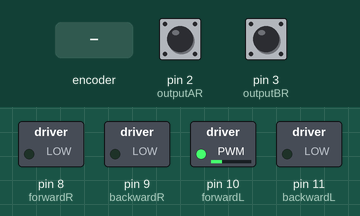
A sketch run on a simulated Arduino Uno, built with avr-gcc and run on an emulated ATmega328P. On the bench: switched loads named in the sketch (green lamp = pin HIGH). The inputs (shaded band) are chosen by the test bench; at power-on: pin 2 (outputAR) HIGH, pin 3 (outputBR) HIGH. What the sketch prints to the serial monitor is not drawn.

Above: at 1.2 s.
1.3 s: rotary encoder on pin 2 (outputAR) / pin 3 (outputBR) turned 2 steps (second pin leading)
4.7 s: rotary encoder on pin 2 (outputAR) / pin 3 (outputBR) turned 1 step (first pin leading)
Timing chart, 0 to 7.7 s (numbered marks = the images above; inputs shaded):
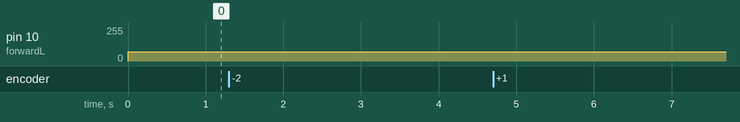

The sketch:

ID_Classic_PVO_CalVMet2_CENTRE_mps_echm_Good_Robolympix_2021.ino
```cpp
#include <SimpleTimer.h>
#include <util/atomic.h>

//Variables temps
volatile double Te = 0.1; //ms
volatile unsigned long t0Ri = 0, t0Li = 0, t1Ri = 0, t1Li = 0;
volatile double dtRi = 0, dtLi = 0;
volatile unsigned long t0R = 0, t0L = 0, t1R = 0, t1L = 0, t0 = 0, t1 = 0, t2 = 0;
volatile double prevdtL = 0, prevdtR = 0, dtR = 0, dtL = 0, dt = 0, mindtL = 88 / 1.0e6, mindtR = 68 / 1.0e6, mindt = 96 / 1.0e6, maxdtL = 31620 / 1.0e6, maxdtR = 39072 / 1.0e6, maxdt = 136884 / 1.0e6;
SimpleTimer timer;

//Variables stop
volatile boolean stopR = true, stopL = true;

//Variables encodeurs
#define outputAR 2
#define outputBR 3
#define outputAL 18
#define outputBL 19
volatile double Rdist = 0;
volatile double Ldist = 0;
volatile double dist = 0;
volatile double margePdist = 0.3;
volatile double margeNdist = -0.3;
volatile double margePerror = 0.6;
volatile double margeNerror = -0.6;
volatile double margePVerror = 1;
volatile double margeNVerror = -1;
volatile double margePOerror = 0.5;
volatile double margeNOerror = -0.5;
volatile double Rdisti = 0;
volatile double Ldisti = 0;
volatile double prevRdist = 0;
volatile double prevLdist = 0;
volatile double KR = (1024 * 2) / (PI * (8 / 1.0e2));
volatile double KL = (600 * 2) / (PI * (8 / 1.0e2));
volatile double distUnitR = (double)PI * 4 / 1024;
volatile double distUnitL = (double)PI * 4 / 600;

//Variables moteurs
#define forwardR 8
#define backwardR 9
#define forwardL 10
#define backwardL 11
volatile double pwmR = 0 ;
volatile double pwmL = 0 ;
volatile double vitesseLact = 0;
volatile double vitesseRact = 0;
volatile double vitesseOact = 0;
volatile double vitesseact = 0;
volatile double vitesseLactFilter = 0;
volatile double vitesseRactFilter = 0;
volatile double vitesseactFilter = 0;
volatile double prevVact = 0;
volatile double pwmRmax = 180;
volatile double pwmLmax = 180;
volatile double pwmRmin = 72;
volatile double pwmLmin = 72;


//Variables erreurs/commandes PIDposition
volatile double Rdistacc = 0;
volatile double Ldistacc = 0;
volatile double distacc = 0;
volatile double Rdistdec = 0;
volatile double Ldistdec = 0;
volatile double distdec = 0;
volatile double PIDP = 0;
volatile double Rcmd = 0;
volatile double Lcmd = 0;
volatile double cmd = 0;
volatile double error = 0;
volatile double preverror = 0;
volatile double sommeerror = 0;
volatile double derror = 0;

//Variables erreurs/commandes PIDvitesse
volatile double PIDV = 0;
volatile double vitesseRcmd = 0;
volatile double vitesseLcmd = 0;
volatile double vitesseOcmd = 0;
volatile double vitessecmd = 0;
volatile double vitesseRcmdmax = pwmRmax / 35;
volatile double vitesseRcmdmin = pwmRmin / 35;
volatile double vitesseLcmdmax = pwmLmax / 45;
volatile double vitesseLcmdmin = pwmLmin / 35;
volatile double Verror = 0;
volatile double prevVerror = 0;
volatile double sommeVerror = 0;
volatile double dVerror = 0;


//Variables PID orientation
volatile double pwmO = 0 ;
volatile double Oerror = 0;
volatile double prevOerror = 0;
volatile double sommeOerror = 0;
volatile double dOerror = 0;

bool inRange(volatile double val, volatile double minimum, volatile double maximum) {
  return ((minimum <= val) && (val <= maximum));
}

//Encoder functions
void ISRtrackAR() {
  Rdisti += (digitalRead(outputBR) == LOW) ? distUnitR : -distUnitR;
  t1Ri = micros();
  dtRi = ((double) (t1Ri - t0Ri) / 1.0e6);
  t0Ri = t1Ri;
}
void ISRtrackBR() {
  Rdisti += (digitalRead(outputAR) == LOW) ? -distUnitR : distUnitR;
  t1Ri = micros();
  dtRi = ((double) (t1Ri - t0Ri) / 1.0e6);
  t0Ri = t1Ri;
}

void ISRtrackAL() {
  Ldisti += ((digitalRead(outputBL) == LOW)) ? -distUnitL :  distUnitL;
  t1Li = micros();
  dtLi = ((double) (t1Li - t0Li) / 1.0e6);
  t0Li = t1Li;
}

void ISRtrackBL() {
  Ldisti += ((digitalRead(outputAL) == LOW)) ? distUnitL :  -distUnitL;
  t1Li = micros();
  dtLi = ((double) (t1Li - t0Li) / 1.0e6);
  t0Li = t1Li;
}

//Motor functions
void motorR(volatile double vR) {
  if (vR > 0) {
    analogWrite(forwardR, vR);
    analogWrite(backwardR, 0);
  }
  else {
    analogWrite(forwardR, 0);
    analogWrite(backwardR, -vR); //5.2
  }
}

void motorL(volatile double vL) {
  if (vL > 0) {
    analogWrite(forwardL, vL);
    analogWrite(backwardL, 0);
  }
  else {
    analogWrite(forwardL, 0);
    analogWrite(backwardL, -vL); //5.2
  }
}

//PID Position Parameters

volatile double kp = 0;
volatile double kd = 0;
volatile double ki = 0;

//PID vitesse Parameters


volatile double kpV = 0.1;        //153
volatile double kdV = 1.5;         //60
volatile double kiV = 0.000000001;      //0.001
//PID orientation Parameters

volatile double kpO = 2;
volatile double kdO = 8;
volatile double kiO = 0.000000001;


//2nd
//volatile double kpV = 0.0001;        //153
//volatile double kdV = 5;         //60
//volatile double kiV = 0.00000001;      //0.001
//volatile double kpO = 3;
//volatile double kdO = 5;
//volatile double kiO = 0.00000001;


///1st try
//volatile double kpO = 17;
//volatile double kdO = 33;
//volatile double kiO = 0.00000000001;

//Acceleration Parameters

float aR = 15; // cm / s²
float aL = 15; // cm / s²


void PIDvitesse() {
  if (!inRange(Verror, margeNVerror, margePVerror)) {
    sommeVerror += (double) (Verror / ((double)((dtR + dtL) / 2)));
    dVerror = (double) ((Verror - prevVerror) / ((double)((dtR + dtL) / 2)));
    prevVerror = Verror;
    PIDV = (double) (kpV * Verror) + (kdV * dVerror) + kiV * sommeVerror;
    vitesseRcmd = constrain(PIDV, vitesseRcmdmin, vitesseRcmdmax);
    vitesseLcmd = constrain(PIDV, vitesseLcmdmin, vitesseLcmdmax);
  }
  else {
    vitesseRcmd = 0;
    vitesseLcmd = 0;
  }
  vitessecmd = (vitesseRcmd + vitesseLcmd) / 2;
}

void PIDorientation() {
  Oerror = Rdist - Ldist;
  if (!inRange(error, margeNerror, margePerror) && !inRange(Oerror, margeNOerror, margePOerror)) {
    sommeOerror += (double) (Oerror / ((double)((dtR + dtL) / 2)));
    dOerror = (double) ((Oerror - prevOerror) / ((double)((dtR + dtL) / 2)));
    prevOerror = Oerror;
    vitesseOcmd = (double) (kpO * Oerror) + (kdO * dOerror) + kiO * sommeOerror;
  }
  else
    vitesseOcmd = 0;
  if (Oerror > margePOerror) {
    vitesseLcmd += vitesseOcmd;
    vitesseLcmd = constrain(vitesseLcmd, vitesseLcmdmin, vitesseLcmdmax);
  }
  else if (Oerror < margeNOerror) {
    vitesseRcmd += vitesseOcmd;
    vitesseRcmd = constrain(vitesseRcmd, vitesseRcmdmin, vitesseRcmdmax);
  }
  vitessecmd = (vitesseRcmd + vitesseLcmd) / 2;
}

void PIDposition() {
  prevLdist = Ldist;
  prevRdist = Rdist;
  prevVact = vitesseact;
  t1 = micros();
  dt = ((double) (t1 - t0)) / 1.0e6;
  if (!inRange(dt, mindtR, maxdt)) {
    dt = 0;
    vitesseRact = 0;
    vitesseLact = 0;
  }
  else {
    ATOMIC_BLOCK(ATOMIC_RESTORESTATE) {
      Rdist = Rdisti;
      Ldist = Ldisti;
      dtR = dtRi;
      dtL = dtLi;
    }
    dist = (Rdist + Ldist) / 2;
    error = cmd - dist;

    //Calcul vitesseRact
    if (!inRange(dtR, mindtR, maxdtR)) {
      dtR = 0;
      vitesseRact = 0;
    }
    else {
      vitesseRact = ((double) (((double) ((Rdist - prevRdist) / distUnitR)) / (dtR * KR / Te)) * 1.0e2); // m/s
    }
    //Calcul vitesseLact
    if (!inRange(dtL, mindtL, maxdtL)) {
      dtL = 0;
      vitesseLact = 0;
    }
    else {
      vitesseLact = ((double) (((double) ((Ldist - prevLdist) / distUnitL)) / (dtL * KL / Te)) * 1.0e2); // m/s
    }
    vitesseact = (vitesseRact + vitesseLact) / 2;

    vitesseactFilter = 0.854 * vitesseactFilter + 0.0728 * vitesseact + 0.0728 * prevVact;
    vitesseact = vitesseactFilter;
    vitessecmd = (vitesseRcmd + vitesseLcmd) / 2;
    Verror = vitessecmd - vitesseact;

    //Trapèze
    if (inRange(error, margeNerror, margePerror) && inRange(Oerror, margeNOerror, margePOerror)) {
      vitesseRcmd = 0;
      vitesseLcmd = 0;
    }
    //    else if (dist<distacc){
    //        vitesseRcmd = 10*Te;
    //        vitesseLcmd = 10*Te;
    //        if (vitesseact!=prevVact && (micros()/1.0e6)>0.2){
    //          if (stopL && stopR)
    //            t2=micros();
    //          else{
    //            vitesseRcmd = (double) aR *  ((double)((micros()-t2)/1.0e6));
    //            vitesseLcmd = (double) aL *  ((double)((micros()-t2)/1.0e6));
    //            stopR=false;
    //            stopL=false;
    //          }
    //        }
    //    }
    else if (dist < cmd - distdec) {
      vitesseRcmd = 20 * Te;
      vitesseLcmd = 20 * Te;
      stopR = false;
      stopL = false;
    }
    else if ((dist >= cmd - distdec) && (inRange(dtL, mindtL, maxdtL) || inRange(dtR, mindtR, maxdtR))) {
      sommeerror += (double) error / ((double)((dtR + dtL) / 2));
      derror = (double) ((error - preverror) / ((double)((dtR + dtL) / 2)));
      preverror = error;
      PIDP = (double) (kp * error) + (kd * derror) + ki * sommeerror;
      vitessecmd = constrain(PIDP, vitesseRcmdmin, vitesseRcmdmax);
      if (vitesseRcmd != 0 && vitesseLcmd != 0)
        PIDvitesse();
      stopR = false;   // remove this if you don't want PIDorientation in this part
      stopL = false;   // remove this if you don't want PIDorientation in this part
    }
    if (!stopR && !stopL)
      PIDorientation();
  }
  t0 = t1;
}

void Go(volatile double Leftcmd, volatile double Rightcmd) {
  Rcmd = Rightcmd;
  Lcmd = Leftcmd;
  cmd = (Rcmd + Lcmd) / 2;
  Rdistacc = Rcmd * 0.15;
  Ldistacc = Lcmd * 0.15;
  distacc = (Rdistacc + Ldistacc) / 2;
  Rdistdec = Rcmd * 0.40;
  Ldistdec = Lcmd * 0.40;
  distdec = (Rdistdec + Ldistdec) / 2;
  PIDposition();
  pwmR = vitesseRcmd * 35;
  pwmL = vitesseLcmd * 35;
  motorR(pwmR);
  motorL(pwmL);
}

void TurnRight(volatile double angle) {
  Rcmd = -20.8 * angle;
  Lcmd = 20.8 * angle;

  Rdistacc = Rcmd * 0.15;
  Ldistacc = Lcmd * 0.15;
  distacc = (Rdistacc + Ldistacc) / 2;
  Rdistdec = Rcmd * 0.35;
  Ldistdec = Lcmd * 0.35;
  distdec = (Rdistdec + Ldistdec) / 2;

  PIDposition();
  motorR(-pwmR);
  motorL(pwmL);
}
void TurnLeft(volatile double angle) {
  Rcmd = 20.8 * angle;
  Lcmd = -20.8 * angle;

  Rdistacc = Rcmd * 0.15;
  Ldistacc = Lcmd * 0.15;
  distacc = (Rdistacc + Ldistacc) / 2;
  Rdistdec = Rcmd * 0.25;
  Ldistdec = Lcmd * 0.25;
  distdec = (Rdistdec + Ldistdec) / 2;

  PIDposition();
  motorR(pwmR);
  motorL(-pwmL);
}

void setup() {
  Serial.begin(115200);

  //Command Encoders
  pinMode(outputAR, INPUT_PULLUP);
  pinMode(outputBR, INPUT_PULLUP);
  pinMode(outputAL, INPUT_PULLUP);
  pinMode(outputBL, INPUT_PULLUP);


  attachInterrupt(digitalPinToInterrupt(outputAR), ISRtrackAR, RISING);
  attachInterrupt(digitalPinToInterrupt(outputAL), ISRtrackAL, RISING);
  attachInterrupt(digitalPinToInterrupt(outputBR), ISRtrackBR, RISING);
  attachInterrupt(digitalPinToInterrupt(outputBL), ISRtrackBL, RISING);


  //Command Motors
  pinMode(forwardR, OUTPUT);
  pinMode(backwardR, OUTPUT);
  pinMode(forwardL, OUTPUT);
  pinMode(backwardL, OUTPUT);

  timer.setInterval(Te, PIDposition);
}
void loop() {
  timer.run();
  Go(5, 5);
  Serial.print("vitessecmd= ");
  Serial.print(vitessecmd);
  Serial.print(" \tvitesseact= ");
  Serial.print(vitesseact);
  Serial.print(" \tVerror= ");
  Serial.print(Verror);
  Serial.print(" \terror= ");
  Serial.print(error);
  Serial.print(" \tOerror= ");
  Serial.print(Oerror);
  Serial.print(" \tLdist= ");
  Serial.print(Ldist);
  Serial.print(" \tRdist= ");
  Serial.println(Rdist);

}
```

Measured:
- after the input at 1.3 s, every drawn part: stays the same
- after the input at 4.7 s, every drawn part: stays the same
